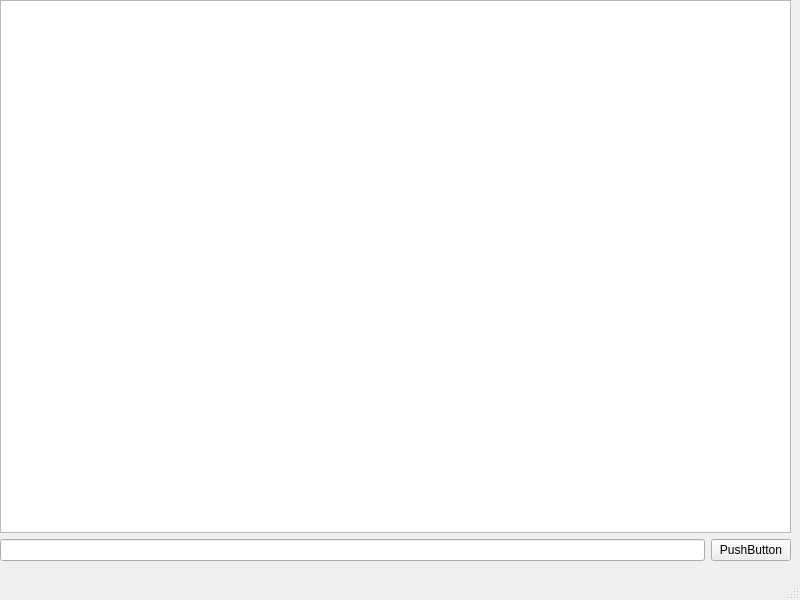
<?xml version="1.0" encoding="UTF-8"?>
<ui version="4.0">
 <class>MainWindow</class>
 <widget class="QMainWindow" name="MainWindow">
  <property name="geometry">
   <rect>
    <x>0</x>
    <y>0</y>
    <width>800</width>
    <height>600</height>
   </rect>
  </property>
  <property name="windowTitle">
   <string>MainWindow</string>
  </property>
  <widget class="QWidget" name="centralwidget">
   <widget class="QWidget" name="gridLayoutWidget">
    <property name="geometry">
     <rect>
      <x>0</x>
      <y>0</y>
      <width>791</width>
      <height>561</height>
     </rect>
    </property>
    <layout class="QGridLayout" name="gridLayout">
     <property name="sizeConstraint">
      <enum>QLayout::SetMaximumSize</enum>
     </property>
     <item row="1" column="0">
      <widget class="QLineEdit" name="lineEdit"/>
     </item>
     <item row="1" column="1">
      <widget class="QPushButton" name="pushButton">
       <property name="text">
        <string>PushButton</string>
       </property>
      </widget>
     </item>
     <item row="0" column="0" colspan="2">
      <widget class="QTextEdit" name="textEdit"/>
     </item>
    </layout>
   </widget>
  </widget>
  <widget class="QMenuBar" name="menubar">
   <property name="geometry">
    <rect>
     <x>0</x>
     <y>0</y>
     <width>800</width>
     <height>21</height>
    </rect>
   </property>
  </widget>
  <widget class="QStatusBar" name="statusbar"/>
 </widget>
 <resources/>
 <connections/>
</ui>
